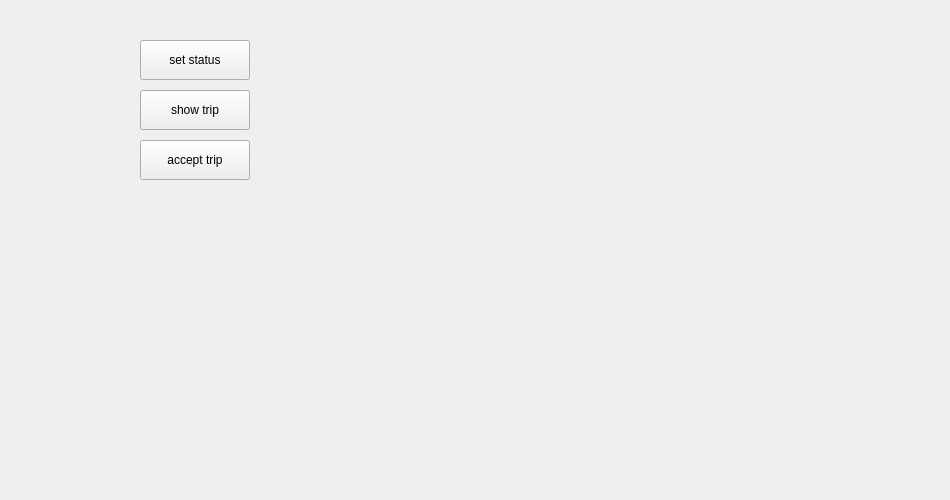
<?xml version="1.0" encoding="UTF-8"?>
<ui version="4.0">
 <class>run</class>
 <widget class="QWidget" name="run">
  <property name="geometry">
   <rect>
    <x>0</x>
    <y>0</y>
    <width>950</width>
    <height>500</height>
   </rect>
  </property>
  <property name="windowTitle">
   <string>Form</string>
  </property>
  <widget class="QPushButton" name="set_status">
   <property name="geometry">
    <rect>
     <x>140</x>
     <y>40</y>
     <width>110</width>
     <height>40</height>
    </rect>
   </property>
   <property name="text">
    <string>set status</string>
   </property>
  </widget>
  <widget class="QPushButton" name="show_trip">
   <property name="geometry">
    <rect>
     <x>140</x>
     <y>90</y>
     <width>110</width>
     <height>40</height>
    </rect>
   </property>
   <property name="text">
    <string>show trip</string>
   </property>
  </widget>
  <widget class="QPushButton" name="accept_trip">
   <property name="geometry">
    <rect>
     <x>140</x>
     <y>140</y>
     <width>110</width>
     <height>40</height>
    </rect>
   </property>
   <property name="text">
    <string>accept trip</string>
   </property>
  </widget>
 </widget>
 <resources/>
 <connections/>
</ui>
